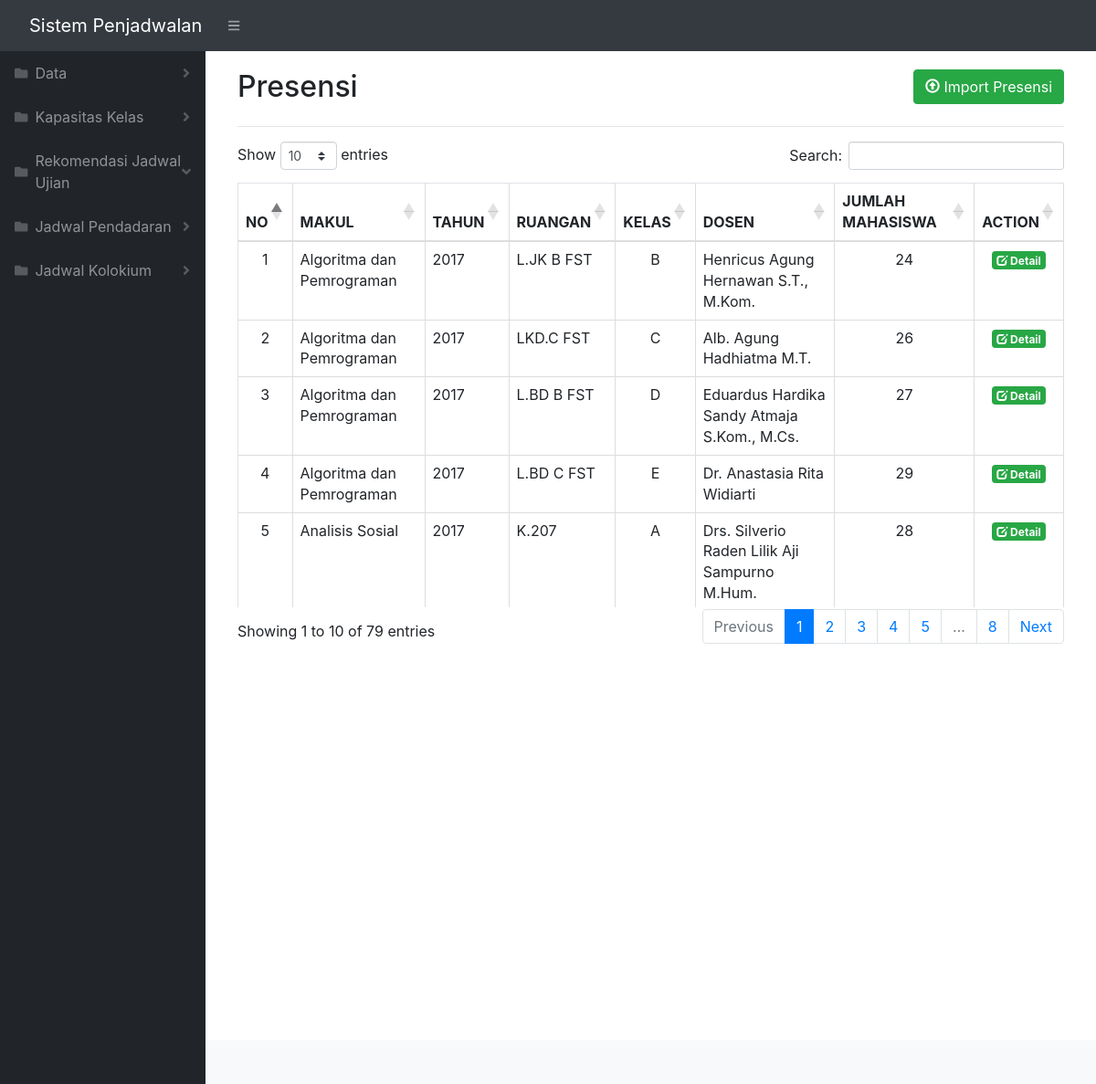
The app's page /index.php/presensi with its own data.
### tables this page shows
CREATE TABLE `makul` (
  `idMakul` int(11) NOT NULL,
  `kodeMakul` varchar(255) NOT NULL,
  `tipeMakul` varchar(255) NOT NULL,
  `nama` varchar(255) NOT NULL,
  `tahun` varchar(255) NOT NULL,
  `semester` varchar(255) NOT NULL,
  `kelas` varchar(255) NOT NULL,
  `kapasitas` varchar(255) NOT NULL,
  `idSemester` int(11) NOT NULL
);

### application/controllers/Presensi.php (called while the page is built, shortened)
<?php
class presensi extends CI_Controller {
    public function __construct() {
        $this->load->library('form_validation');
        $this->load->library('pagination');
        $this->load->model('list_model');
        $this->load->model('PresensiModel');
        $this->load->library('excel');
    }
    public function index() {
        $data['data'] = $this->list_model->get_presensi_list();
        $data['title'] = 'Presensi';
        $this->load->view('templates/header', $data);
        $this->load->view('templates/sidebar', $data);
        $this->load->view('presensi/presensi', $data);
        $this->load->view('templates/topbar', $data);
        $this->load->view('templates/footer', $data);
    }
}

### index.php (called while the page is built, shortened)
<?php
require_once BASEPATH.'core/CodeIgniter.php';

### application/models/List_model.php (called while the page is built, shortened)
<?php
class List_model extends CI_Model {
    function get_presensi_list() {
        $this->db->order_by('makul.idMakul', 'ASC');
        $this->db->distinct();
        $this->db->select('makul.idMakul, makul.nama as makul, makul.kapasitas as kapasitas, makul.tahun, makul.semester, ruangan.nama as ruang, makul.kelas, dosen.nama as dosen');
        $this->db->from('makul');
        $this->db->join('presensi','presensi.idMakul = makul.idMakul');
        $this->db->join('ruangan','ruangan.idRuangan = presensi.idRuangan');
        $this->db->join('dosen','dosen.idDosen = presensi.idDosen' );
        $data = $this->db->get();
        return $data;
    }
}

### application/views/presensi/presensi.php (the view, shortened to what this page needs)
<div id="layoutSidenav_content">
    <main>
        <div class="container-fluid">
            <div class="card-body">
                <div class="row">
                    <div class="col-auto mr-auto">
                        <h2 class=""><?= $title ?></h2>
                    </div>
                    <div class="col-auto ml-3">
                        <a href="http://" class="btn btn-success pull-right" data-toggle="modal"
                            data-target="#exampleModal"> <span class="glyphicon glyphicon-upload"></span> Import
                            Presensi</a>
                    </div>
                </div>
                <hr>
                <div class="table-responsive">
                    <table class="table table-bordered" id="tabelku" width="100%">
                        <thead>
                            <tr class="text-center">
                                <th>NO</th>
                                <th>MAKUL</th>
                                <th>TAHUN</th>
                                <th>RUANGAN</th>
                                <th>KELAS</th>
                                <th>DOSEN</th>
                                <th>JUMLAH MAHASISWA</th>
                                <th>ACTION</th>
                            </tr>
                        </thead>
                        <tbody>
                            <?php $i = 1; ?>
                            <?php foreach ($data->result_array() as $row) : ?>
                            <tr>
                                <td class="text-center"><?= $i ?></td>
                                <td><?php echo $row['makul']; ?></td>
                                <td><?php echo $row['tahun']; ?></td>
                                <td><?php echo $row['ruang'];?> </td>
                                <td class="text-center"><?php echo $row['kelas'] ; ?></td>
                                <td><?php echo $row['dosen']; ?></td>
                                <td class="text-center">
                                    <?php echo $row['kapasitas'];  ?>
                                </td>
                                <td class="text-center">
                                    <a href="<?php echo base_url(); ?>presensi/isi/<?= $row['idMakul']; ?>"
                                        class=" badge badge-success text-center"> <i
                                            class="glyphicon glyphicon-edit"></i>
                                        Detail</a>
                                </td>
                            </tr>
                            <?php $i++; ?>
                            <?php endforeach; ?>
                        </tbody>
                    </table>
                </div>
            </div>
        </div>
    </main>

### assets/dateindo/css/ilmudetil.css (style rules this page uses)
a { color: #FFC107;text-decoration: none; }

### records on screen
makul: nama "Algoritma dan Pemrograman", tahun "2017", ruang "L.JK B FST", kelas "B", dosen "Henricus Agung Hernawan S.T., M.Kom.", kapasitas "24"
makul: nama "Algoritma dan Pemrograman", tahun "2017", ruang "LKD.C FST", kelas "C", dosen "Alb. Agung Hadhiatma M.T.", kapasitas "26"
makul: nama "Algoritma dan Pemrograman", tahun "2017", ruang "L.BD B FST", kelas "D", dosen "Eduardus Hardika Sandy Atmaja S.Kom., M.Cs.", kapasitas "27"
makul: nama "Algoritma dan Pemrograman", tahun "2017", ruang "L.BD C FST", kelas "E", dosen "Dr. Anastasia Rita Widiarti", kapasitas "29"
makul: nama "Analisis Sosial", tahun "2017", ruang "K.207", kelas "A", dosen "Drs. Silverio Raden Lilik Aji Sampurno M.Hum.", kapasitas "28"

### other values on screen
$title "Presensi"
